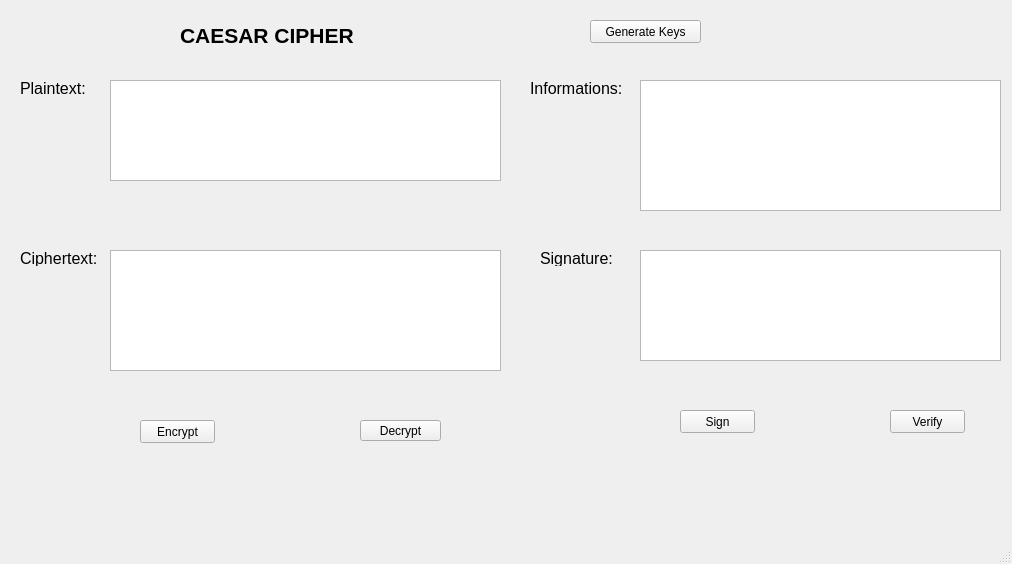
<?xml version="1.0" encoding="UTF-8"?>
<ui version="4.0">
 <class>MainWindow</class>
 <widget class="QMainWindow" name="MainWindow">
  <property name="geometry">
   <rect>
    <x>0</x>
    <y>0</y>
    <width>1012</width>
    <height>564</height>
   </rect>
  </property>
  <property name="windowTitle">
   <string>MainWindow</string>
  </property>
  <widget class="QWidget" name="centralwidget">
   <widget class="QLabel" name="label">
    <property name="geometry">
     <rect>
      <x>180</x>
      <y>20</y>
      <width>191</width>
      <height>31</height>
     </rect>
    </property>
    <property name="font">
     <font>
      <pointsize>16</pointsize>
      <weight>75</weight>
      <bold>true</bold>
     </font>
    </property>
    <property name="text">
     <string>CAESAR CIPHER</string>
    </property>
   </widget>
   <widget class="QLabel" name="label_2">
    <property name="geometry">
     <rect>
      <x>20</x>
      <y>80</y>
      <width>81</width>
      <height>16</height>
     </rect>
    </property>
    <property name="font">
     <font>
      <pointsize>12</pointsize>
     </font>
    </property>
    <property name="text">
     <string>Plaintext: </string>
    </property>
   </widget>
   <widget class="QTextEdit" name="txt_plain">
    <property name="geometry">
     <rect>
      <x>110</x>
      <y>80</y>
      <width>391</width>
      <height>101</height>
     </rect>
    </property>
   </widget>
   <widget class="QLabel" name="label_4">
    <property name="geometry">
     <rect>
      <x>20</x>
      <y>250</y>
      <width>101</width>
      <height>16</height>
     </rect>
    </property>
    <property name="font">
     <font>
      <pointsize>12</pointsize>
     </font>
    </property>
    <property name="text">
     <string>Ciphertext: </string>
    </property>
   </widget>
   <widget class="QTextEdit" name="txt_cipher">
    <property name="geometry">
     <rect>
      <x>110</x>
      <y>250</y>
      <width>391</width>
      <height>121</height>
     </rect>
    </property>
   </widget>
   <widget class="QPushButton" name="btn_encrypt">
    <property name="geometry">
     <rect>
      <x>140</x>
      <y>420</y>
      <width>75</width>
      <height>23</height>
     </rect>
    </property>
    <property name="text">
     <string>Encrypt</string>
    </property>
   </widget>
   <widget class="QPushButton" name="btn_decrypt">
    <property name="geometry">
     <rect>
      <x>360</x>
      <y>420</y>
      <width>81</width>
      <height>21</height>
     </rect>
    </property>
    <property name="text">
     <string>Decrypt</string>
    </property>
   </widget>
   <widget class="QPushButton" name="btn_gen_keys">
    <property name="geometry">
     <rect>
      <x>590</x>
      <y>20</y>
      <width>111</width>
      <height>23</height>
     </rect>
    </property>
    <property name="text">
     <string>Generate Keys</string>
    </property>
   </widget>
   <widget class="QLabel" name="label_5">
    <property name="geometry">
     <rect>
      <x>530</x>
      <y>80</y>
      <width>121</width>
      <height>16</height>
     </rect>
    </property>
    <property name="font">
     <font>
      <pointsize>12</pointsize>
     </font>
    </property>
    <property name="text">
     <string>Informations: </string>
    </property>
   </widget>
   <widget class="QTextEdit" name="txt_plain_3">
    <property name="geometry">
     <rect>
      <x>640</x>
      <y>80</y>
      <width>361</width>
      <height>131</height>
     </rect>
    </property>
   </widget>
   <widget class="QLabel" name="label_6">
    <property name="geometry">
     <rect>
      <x>540</x>
      <y>250</y>
      <width>211</width>
      <height>16</height>
     </rect>
    </property>
    <property name="font">
     <font>
      <pointsize>12</pointsize>
     </font>
    </property>
    <property name="text">
     <string>Signature: </string>
    </property>
   </widget>
   <widget class="QTextEdit" name="txt_plain_4">
    <property name="geometry">
     <rect>
      <x>640</x>
      <y>250</y>
      <width>361</width>
      <height>111</height>
     </rect>
    </property>
   </widget>
   <widget class="QPushButton" name="btn_sign">
    <property name="geometry">
     <rect>
      <x>680</x>
      <y>410</y>
      <width>75</width>
      <height>23</height>
     </rect>
    </property>
    <property name="text">
     <string>Sign</string>
    </property>
   </widget>
   <widget class="QPushButton" name="btn_verify">
    <property name="geometry">
     <rect>
      <x>890</x>
      <y>410</y>
      <width>75</width>
      <height>23</height>
     </rect>
    </property>
    <property name="text">
     <string>Verify</string>
    </property>
   </widget>
  </widget>
  <widget class="QMenuBar" name="menubar">
   <property name="geometry">
    <rect>
     <x>0</x>
     <y>0</y>
     <width>1012</width>
     <height>21</height>
    </rect>
   </property>
  </widget>
  <widget class="QStatusBar" name="statusbar"/>
 </widget>
 <resources/>
 <connections/>
</ui>
